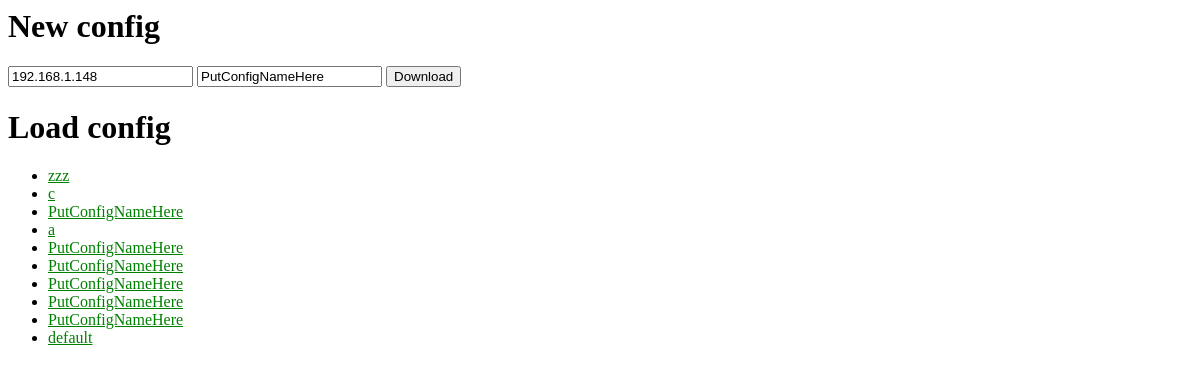
Before: /tinymix/ with the older database file.
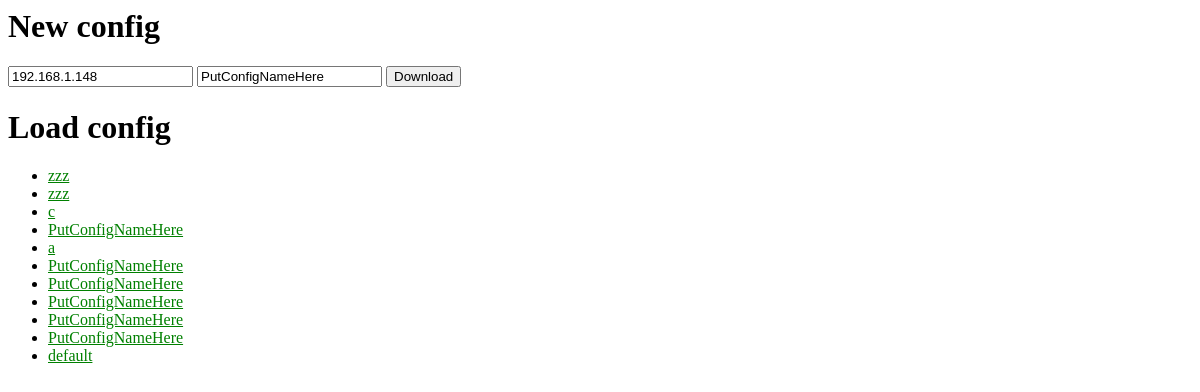
After: the same page with the newer database file.
### tinymix/models.py (models this page shows, shortened)
class Config(models.Model):
    objects = ConfigManager()
    name = models.CharField(max_length=200)
    device_id = models.IntegerField('device id')
    created_date = models.DateTimeField('date created')

### tinymix/views.py (the view, shortened to what this page needs)
# urls.py: path('', views.IndexView.as_view(), name='index'),
class IndexView(generic.ListView):
    model = Config
    template_name = 'tinymix/index.html'
    context_object_name = 'latest_configs_list'
    def get_queryset(self):
        return Config.objects.order_by('-created_date')
    def get_context_data(self, **kwargs):
        context = super().get_context_data(**kwargs)
        context['ipaddr'] = Adb.ip
        return context

### tinymix/templates/tinymix/index.html (shortened to what this page needs)
{% load static %}
<link rel="stylesheet" type="text/css" href="{% static 'tinymix/style.css' %}">
<h1>New config</h1>
<form action="{% url 'tinymix:config/new' %}" method="post" onsubmit="return disableButtons(this);">
    <input type=text
           name="ip"
           value={{ ipaddr }}>
    <input type=text
           name="name"
           value="PutConfigNameHere">
    <input type="submit"
           name="download"
           value="Download">
</form>
<h1>Load config</h1>
{% if latest_configs_list %}
    <ul>
    {% for config in latest_configs_list %}
        <li><a href={% url 'tinymix:config' config.id %}>{{ config.name }}</a></li>
    {% endfor %}
    </ul>
{% else %}
    <p>No Configs available - load one!</p>
{% endif %}

### tinymix/static/tinymix/style.css (style rules this page uses)
li a { color: green; }

Changed rows visible on the page:
added Config: name "zzz"
